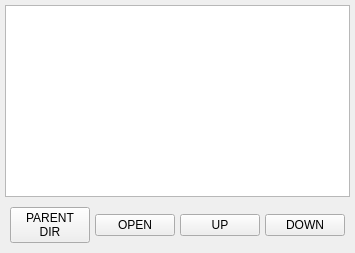
            <widget class="QWidget" name="loadfile">
             <layout class="QVBoxLayout" name="verticalLayout_15">
              <property name="spacing">
               <number>5</number>
              </property>
              <property name="leftMargin">
               <number>5</number>
              </property>
              <property name="topMargin">
               <number>5</number>
              </property>
              <property name="rightMargin">
               <number>5</number>
              </property>
              <property name="bottomMargin">
               <number>5</number>
              </property>
              <item>
               <widget class="FileSystemTable" name="filesystemtable">
                <property name="hiddenColumns" stdset="0">
                 <string>1,2</string>
                </property>
                <attribute name="horizontalHeaderDefaultSectionSize">
                 <number>200</number>
                </attribute>
                <attribute name="verticalHeaderDefaultSectionSize">
                 <number>55</number>
                </attribute>
               </widget>
              </item>
              <item>
               <widget class="QWidget" name="widget_13" native="true">
                <layout class="QHBoxLayout" name="horizontalLayout_8">
                 <property name="spacing">
                  <number>5</number>
                 </property>
                 <property name="leftMargin">
                  <number>5</number>
                 </property>
                 <property name="topMargin">
                  <number>5</number>
                 </property>
                 <property name="rightMargin">
                  <number>5</number>
                 </property>
                 <property name="bottomMargin">
                  <number>5</number>
                 </property>
                 <item>
                  <widget class="QPushButton" name="btnParenDir">
                   <property name="text">
                    <string>PARENT
DIR</string>
                   </property>
                   <property name="fileBtns" stdset="0">
                    <string/>
                   </property>
                  </widget>
                 </item>
                 <item>
                  <widget class="QPushButton" name="btnOpenDir">
                   <property name="text">
                    <string>OPEN</string>
                   </property>
                   <property name="fileBtns" stdset="0">
                    <string/>
                   </property>
                  </widget>
                 </item>
                 <item>
                  <widget class="QPushButton" name="btnUpFile">
                   <property name="text">
                    <string>UP</string>
                   </property>
                   <property name="fileBtns" stdset="0">
                    <string/>
                   </property>
                  </widget>
                 </item>
                 <item>
                  <widget class="QPushButton" name="btnDownFile">
                   <property name="text">
                    <string>DOWN</string>
                   </property>
                   <property name="fileBtns" stdset="0">
                    <string/>
                   </property>
                  </widget>
                 </item>
                </layout>
               </widget>
              </item>
             </layout>
            </widget>
